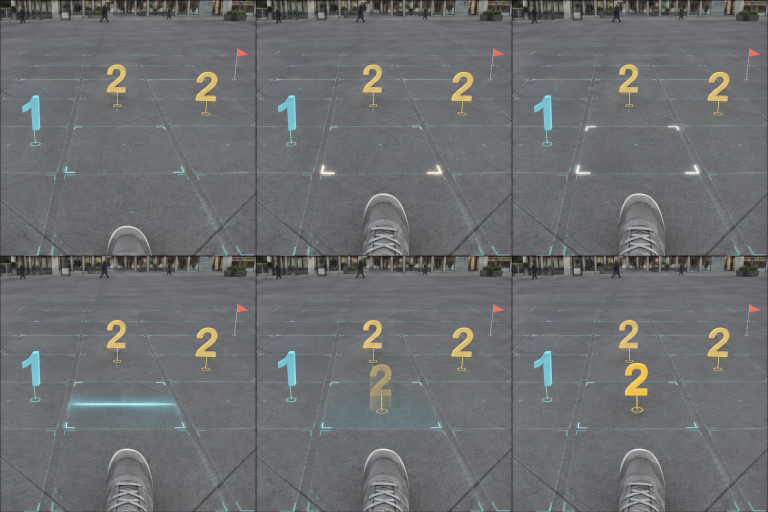
#> input picture Assets/Documentation/GraphicsReview/step-transition-concept-v1/step-transition-keyframes.png, 1536 x 1024 px (shown at 1/2 size)
$ python encode_animatic.py
#> lines starting #> are read from the running program, lines starting #| are printed output that depends on the picture
"""Encode image-generated storyboard cells as a slowed review GIF."""
from pathlib import Path
from PIL import Image
root = Path(__file__).resolve().parent
sheet = Image.open(root / "step-transition-keyframes.png").convert("RGB")
#> sheet is the input picture: PIL image 1536x1024 RGB; mean R, G, B 107.6, 109.6, 111.4
w, h = sheet.size
#> w = 1536; h = 1024
assert w % 3 == 0 and h % 2 == 0
palette = sheet.quantize(colors=240, method=Image.Quantize.MEDIANCUT)
accents = [(251,112,101),(238,103,95),(224,99,90),(202,88,83),
           (241,159,143),(223,145,132),(252,220,104),(246,212,91),
           (255,240,130),(177,241,248),(137,215,225),(91,178,194),
           (255,255,255),(227,248,250),(126,188,206),(191,237,241)]
palette.putpalette(palette.getpalette()[:720] + [c for rgb in accents for c in rgb])
frames = []
for i in range(6):
    x, y = i % 3, i // 3
    crop = sheet.crop((x*w//3, y*h//2, (x+1)*w//3, (y+1)*h//2))
    frames.append(crop.quantize(palette=palette, dither=Image.Dither.NONE))
#> this loop made 6 passes
#> pass 1, `crop = sheet.crop((x*w//3, y*h//2, (x+1)*w//3, (y+1)*h//2))`:
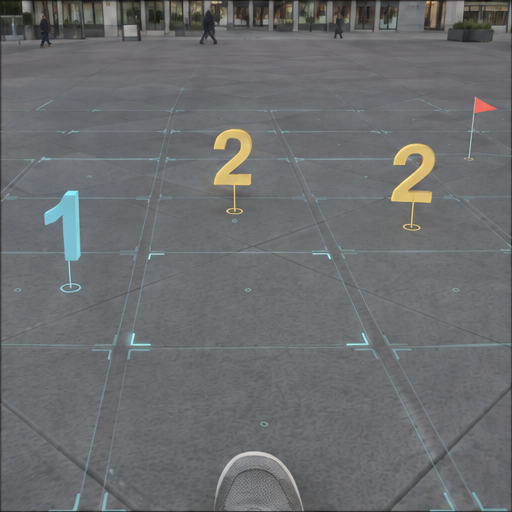
#> crop: PIL image 512x512 RGB; mean R, G, B 107.1, 108.9, 110.8
#> pass 2, `crop = sheet.crop((x*w//3, y*h//2, (x+1)*w//3, (y+1)*h//2))`:
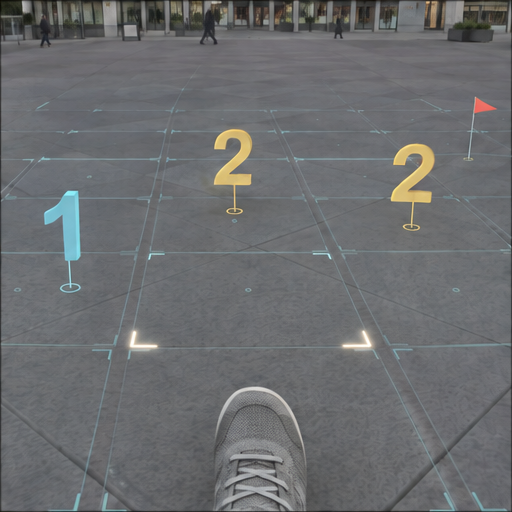
#> crop: PIL image 512x512 RGB; mean R, G, B 107.2, 108.9, 110.8
#> after the loop:
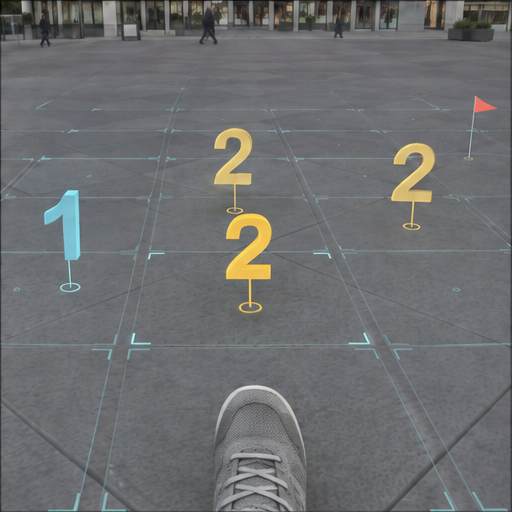
#> crop: PIL image 512x512 RGB; mean R, G, B 108.6, 110.1, 111.3
#> after the loop, frames = 6 items
durations = [650, 240, 200, 300, 320, 1450]
target = root / "step-transition-concept.gif"
frames[0].save(target, save_all=True, append_images=frames[1:],
               duration=durations, loop=0, disposal=2, optimize=False)
with Image.open(target) as check:
    assert check.n_frames == 6
    assert check.info["loop"] == 0
    assert check.size == (w//3, h//2)
    total = 0
    for i in range(6):
        check.seek(i)
        total += check.info["duration"]
#> this loop made 6 passes
#> total on passes 1 to 6: 650, 890, 1090, 1390, 1710, 3160
#> after the loop, total = 3160
    assert total == sum(durations)
print(f"{target}: 6 frames, {w//3}x{h//2}, {total}ms, {target.stat().st_size} bytes")
#| Assets/Documentation/GraphicsReview/step-transition-concept-v1/step-transition-concept.gif: 6 frames, 512x512, 3160ms, 872912 bytes
